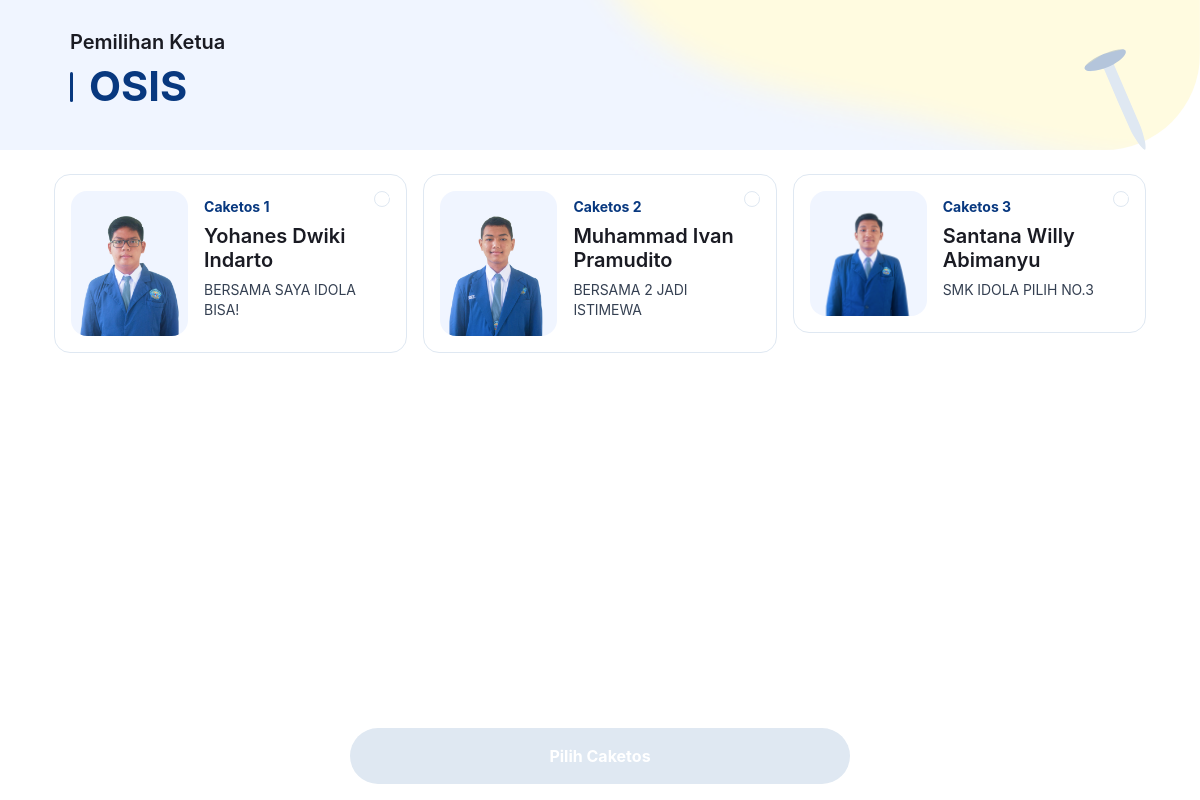
/osis/ (signed in), run on the app's committed database.
### tables this page shows
CREATE TABLE `data_paslon` (
  `id` int(11) NOT NULL,
  `nm_paslon_ketua` varchar(50) NOT NULL,
  `nm_paslon_wakil` varchar(50) NOT NULL,
  `gambar` varchar(100) NOT NULL,
  `no_urut` int(1) NOT NULL,
  `slogan` varchar(100) NOT NULL
);

### osis/index.php (the view, shortened to what this page needs)
<?php
require_once __DIR__ . "/../koneksi.php";
?>
<!DOCTYPE html>
<html lang="en">
   <head>
      <link href="../styles.css" rel="stylesheet" />
   </head>
   <body>
      <form action="" method="post">
      <div class="container-fluid header">
         <div class="container px-3" style="height: 100%">
            <div class="row d-flex" style="height: 100%">
               <div class="col-7 col-lg-5 d-flex p-0">
                  <div class="align-self-center">
                     <h2 class="display-4 fw-medium ps-2">
                        Pemilihan Ketua
                     </h2>
                     <div class="d-flex ps-2">
                        <div class="p-0 align-self-center">
                           <img
                              class="img-fluid custom-devider-vertical mb-1"
                              src="../assets/Devider_vertical_1.svg"
                              max-width="10px"
                           />
                        </div>
                        <h1
                           class="
                              display-1
                              fw-bold
                              custom-heading-primarycolor
                              ps-2
                           "
                        >
                           OSIS
                        </h1>
                     </div>
                  </div>
               </div>
               <div
                  class="col-5 col-lg-7 pt-5 p-0 d-flex justify-content-end"
                  style="height: 100%"
               >
                  <img
                     class="img-fluid custom-grafis-7"
                     src="../assets/grafis_7.svg"
                  />
               </div>
            </div>
         </div>
      </div>
            <div class="container mt-3 px-3  pb-7">
               <div id="input" class="row gap-2 justify-content-lg-around">
                  <?php
                        $data_paslon = mysqli_query($koneksi,"SELECT * FROM data_paslon");
                        while($d = mysqli_fetch_array($data_paslon)){
                  ?>
                  <div class="col-lg p-0">
                     <label class="card">
                        <input class="radio" type="radio" required="required" name="nomor_paslon" value="<?= $d['no_urut']; ?>" />
                        <span class="row p-2 m-0 gap-2 plan-details">
                           <div class="col p-0">
                              <img
                                 class="img-fluid img-paslon"
                                 style="height: 100%; border-radius: 16px"
                                 src="<?= "foto/" . $d["gambar"] ?>"
                              />
                           </div>
                           <div
                              class="
                                 col-7
                                 p-0
                                 flex-sm-grow-1 flex-lg-grow-0
                                 align-self-center
                              "
                           >
                              <h6 class="display-6 fw-bold mt-1">Caketos <?= $d['no_urut']; ?></h6>
                              <h4 class="display-4 max-line fw-medium mt-1">
                                 <?= $d['nm_paslon_ketua']; ?>
                              </h4>
                              <p class="lead-2 max-line">
                                 <?= $d['slogan']; ?>
                              </p>
                           </div>
                        </span>
                     </label>
                  </div>
                  <?php } ?>
               </div>
            </div>
            <div
               class="container d-md-flex justify-content-center footer py-2 px-3"
               style="background-color: white"
            >
               <div class="d-grid footer-button align-self-center gap-2">
                  <button
                     id="choose"
                     class="btn btn-primary py-2 btn-footer"
                     type="button"
                     data-bs-toggle="modal"
                     data-bs-target="#modal"
                     value="Pilih Paslon"
                     disabled
                  >
                     Pilih Caketos <?= $d['no_urut']; ?>
                  </button>
               </div>
            </div>
      </form>
   </body>
</html>

### osis/index.php (style rules this page uses)
.header { background: url(../assets/background_3_S.png) no-repeat; background-size: 100% 100%; background-size: cover; border-end-end-radius: 6rem; border-end-start-radius: 0rem; height: 17.5vh !important; min-height: 150px; }
@media screen and (min-width: 768px) { .header { background: url(../assets/background_3.png) no-repeat; background-size: 100% 100%; background-size: cover; } }
.img-paslon { object-fit: cover; aspect-ratio: 1 /1; }
.footer { position: fixed; bottom: 0px; width: 100%; left: 0; right: 0; }
.btn-footer { max-width: 500px; }
@media (min-width: 768px) { .btn-footer { width: 100vw; } }

### data on the page
data_paslon: gambar (picture), no_urut "1", nm_paslon_ketua "Yohanes Dwiki Indarto", slogan "BERSAMA SAYA IDOLA BISA!"
data_paslon: gambar (picture), no_urut "2", nm_paslon_ketua "Muhammad Ivan Pramudito", slogan "BERSAMA 2 JADI ISTIMEWA"
data_paslon: gambar (picture), no_urut "3", nm_paslon_ketua "Santana Willy Abimanyu", slogan "SMK IDOLA PILIH NO.3"
